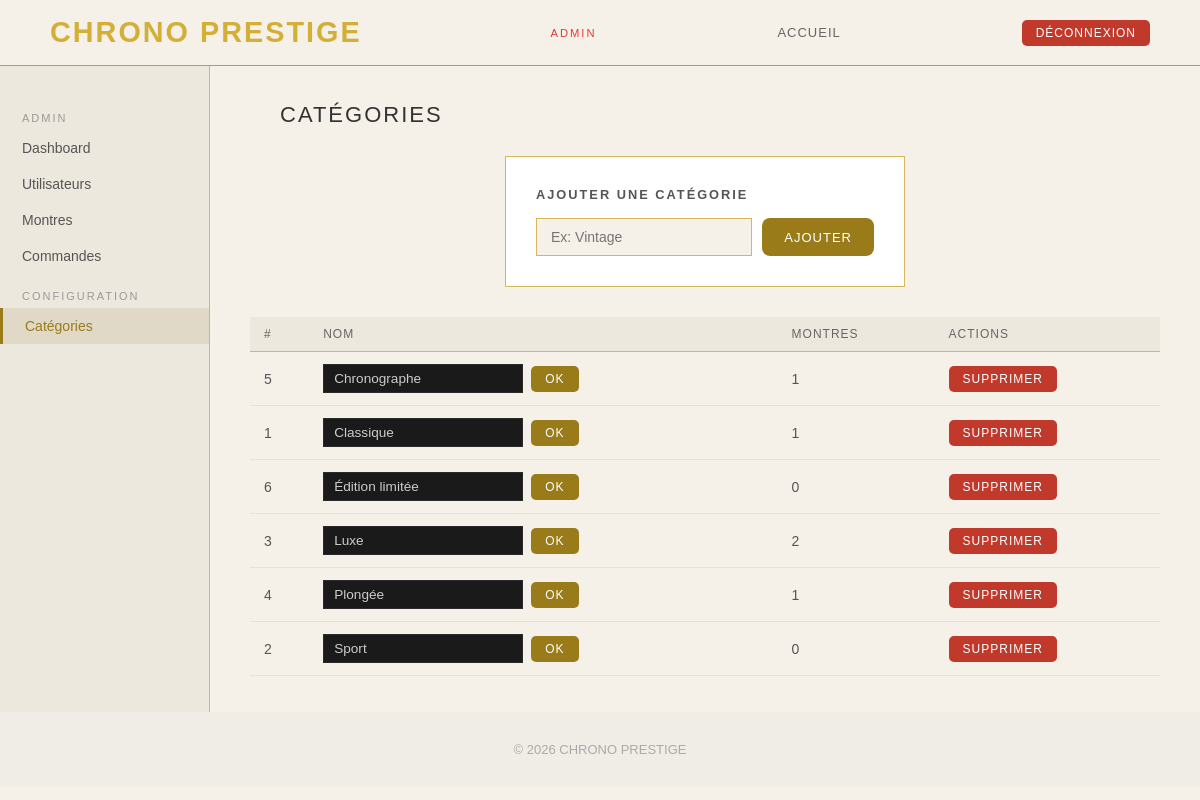
The app's page /vues/admin/categories.php (signed in) with its own data.
### tables this page shows
CREATE TABLE `categories` (
  `id` int(11) NOT NULL,
  `nom` varchar(100) NOT NULL
);

### crud/crud_admin.php (called while the page is built, shortened)
<?php
function getAllCategoriesAvecComptage($conn) {
    $res = mysqli_query($conn,
        "SELECT c.*, COUNT(m.id) as nb_montres
         FROM categories c
         LEFT JOIN montres m ON c.id = m.categorie_id
         GROUP BY c.id ORDER BY c.nom"
    );
    $categories = [];
    while ($row = mysqli_fetch_assoc($res)) $categories[] = $row;
    return $categories;
}
?>

### vues/admin/categories.php (the view, shortened to what this page needs)
<?php
include("../../config/db_connect.php");
include("../../crud/crud_admin.php");
$categories = getAllCategoriesAvecComptage($conn);
?>
<!DOCTYPE html>
<html lang="fr">
<head>
    <link rel="stylesheet" href="../../assets/css2/main.css">
    <link rel="stylesheet" href="../../assets/css2/boutique.css">
</head>
<body>
    <header class="site-header">
        <a href="../../index.php" class="logo">CHRONO PRESTIGE</a>
        <span style="font-size:0.7rem; letter-spacing:2px; color:#e53935; margin-left:8px;">ADMIN</span>
        <nav><a href="../../index.php">Accueil</a></nav>
        <div class="header-right">
            <a href="../deconnexion.php" class="btn btn-red btn-sm">Déconnexion</a>
        </div>
    </header>
    <div class="dashboard-wrap">
        <aside class="sidebar">
            <div class="sidebar-title">Admin</div>
            <a href="dashboard.php">Dashboard</a>
            <a href="users.php">Utilisateurs</a>
            <a href="montres.php">Montres</a>
            <a href="commandes.php">Commandes</a>
            <div class="sidebar-title">Configuration</div>
            <a href="categories.php" class="active">Catégories</a>
        </aside>
        <main class="dash-content">
            <h1>Catégories</h1>
            <div class="form-card" style="max-width:400px; margin-bottom:30px;">
                <h2 style="font-size:0.8rem; letter-spacing:2px; text-transform:uppercase; color:#555; margin-bottom:16px;">Ajouter une catégorie</h2>
                <form method="POST" style="display:flex; gap:10px;">
                    <div class="form-group" style="flex:1; margin-bottom:0;">
                        <input type="text" name="nom" required placeholder="Ex: Vintage">
                    </div>
                    <button type="submit" class="btn btn-gold">Ajouter</button>
                </form>
            </div>
            <table class="data-table">
                <thead>
                    <tr><th>#</th><th>Nom</th><th>Montres</th><th>Actions</th></tr>
                </thead>
                <tbody>
                    <?php foreach ($categories as $c): ?>
                        <tr>
                            <td style="color:#555;"><?php echo $c["id"]; ?></td>
                            <td>
                                <form method="POST" style="display:flex; gap:8px; align-items:center;">
                                    <input type="text" name="nom" value="<?php echo htmlspecialchars($c["nom"]); ?>" style="background:#1a1a1a; border:1px solid #2a2a2a; color:#ccc; padding:6px 10px; font-size:0.85rem; width:200px;">
                                    <button type="submit" class="btn btn-gold btn-sm">OK</button>
                                </form>
                            </td>
                            <td style="color:#555;"><?php echo $c["nb_montres"]; ?></td>
                            <td>
                                <form method="POST" onsubmit="return confirm('Supprimer ?');">
                                    <button type="submit" class="btn btn-red btn-sm">Supprimer</button>
                                </form>
                            </td>
                        </tr>
                    <?php endforeach; ?>
                </tbody>
            </table>
        </main>
    </div>
    <footer class="site-footer">© 2026 CHRONO PRESTIGE</footer>
</body>
</html>

### assets/css2/main.css (style rules this page uses)
* { margin: 0; padding: 0; box-sizing: border-box; }
body { background-color: #F5F0E8; font-family: Arial, sans-serif; color: #333333; display: flex; flex-direction: column; min-height: 100vh; }
.site-header { display: flex; align-items: center; justify-content: space-between; padding: 16px 50px; background-color: #F5F0E8; border-bottom: 1px solid #C4A020; position: sticky; top: 0; z-index: 100; }
.logo { font-size: 20px; font-weight: bold; color: #9A7B1A; letter-spacing: 3px; text-decoration: none; }
.site-header nav { display: flex; gap: 30px; }
.site-header nav a { text-decoration: none; color: #666666; font-size: 13px; letter-spacing: 1px; text-transform: uppercase; }
.header-right { display: flex; align-items: center; gap: 10px; }
.btn { display: inline-block; padding: 10px 22px; font-size: 13px; letter-spacing: 1px; text-transform: uppercase; text-decoration: none; cursor: pointer; font-family: Arial, sans-serif; border: 2px solid #9A7B1A; border-radius: 8px; color: #9A7B1A; }
.btn-gold { background-color: #9A7B1A; color: white; border: none; }
.btn-red { background-color: #c0392b; color: white; border: none; }
.btn-sm { padding: 6px 14px; font-size: 12px; border-radius: 5px; }
.dashboard-wrap { display: flex; min-height: 600px; }
.sidebar { width: 210px; background-color: #EDE8DE; border-right: 1px solid #D4B85A; padding: 30px 0; }
.sidebar-title { font-size: 11px; color: #999; letter-spacing: 2px; text-transform: uppercase; padding: 16px 22px 6px; }
.sidebar a { display: block; padding: 10px 22px; color: #555; text-decoration: none; font-size: 14px; }
.sidebar a.active { color: #9A7B1A; background-color: #e0d9c8; border-left: 3px solid #9A7B1A; }
.dash-content { flex: 1; padding: 36px 40px; }
.dash-content h1 { font-size: 22px; color: #333; letter-spacing: 2px; margin-bottom: 28px; font-weight: normal; text-transform: uppercase; }
.data-table { width: 100%; border-collapse: collapse; font-size: 14px; }
.data-table th { text-align: left; padding: 10px 14px; background-color: #EDE8DE; color: #666; font-size: 12px; letter-spacing: 1px; text-transform: uppercase; font-weight: normal; border-bottom: 1px solid #D4B85A; }
.data-table td { padding: 12px 14px; border-bottom: 1px solid #e8e2d4; color: #333; vertical-align: middle; }
.form-card { background-color: white; border: 1px solid #D4B85A; padding: 30px; max-width: 420px; margin: 0 auto 40px; }
.form-group { flex: 1; margin-bottom: 18px; }
.form-group input, .form-group select, .form-group textarea { width: 100%; padding: 10px 14px; border: 1px solid #D4B85A; background-color: #F5F0E8; font-size: 14px; color: #333; font-family: Arial, sans-serif; outline: none; }
.footer, .site-footer { background-color: #f0ede7; color: #aaaaaa; text-align: center; padding: 30px 50px; font-size: 13px; }

### assets/css2/boutique.css (style rules this page uses)
* { margin: 0; padding: 0; box-sizing: border-box; }
.logo { color: #d4af37; font-size: 1.8rem; font-weight: 800; letter-spacing: 2px; text-decoration: none; }
h1 { margin-left: 30px; }

### records on screen
categories: id "5", nom "Chronographe", nb_montres "1"
categories: id "1", nom "Classique", nb_montres "1"
categories: id "6", nom "Édition limitée", nb_montres "0"
categories: id "3", nom "Luxe", nb_montres "2"
categories: id "4", nom "Plongée", nb_montres "1"
categories: id "2", nom "Sport", nb_montres "0"
